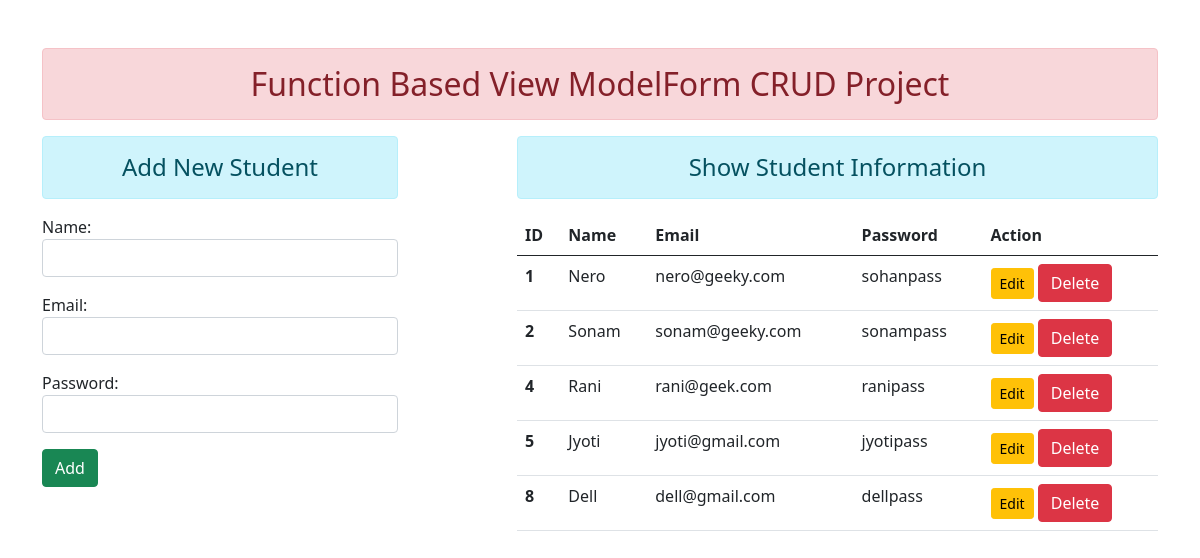
The page / on the database its author committed.
### enroll/models.py (models this page shows)
class User(models.Model):
    name = models.CharField(max_length=70)
    email = models.EmailField(max_length=100)
    password = models.CharField(max_length=100)

### enroll/views.py (the view)
# urls.py: path('',views.add_show, name="addandshow"),
def add_show(request):
    if request.method == 'POST':
      fm = StudentRegistration(request.POST)
      if fm.is_valid():
        nm = fm.cleaned_data['name']
        em = fm.cleaned_data['email']
        pw = fm.cleaned_data['password']
        reg = User(name=nm, email=em, password=pw)
        reg.save()
        fm = StudentRegistration()
    else:
        fm = StudentRegistration()
    stud = User.objects.all()
    return render(request, 'enroll/addandshow.html', {'form':fm, 'stu':stud})

### enroll/forms.py
class StudentRegistration(forms.ModelForm):
    class Meta:
        model = User
        fields = ['name','email','password']
        widgets = {
            'name': forms.TextInput(attrs={'class':'form-control'}),
            'email': forms.EmailInput(attrs={'class':'form-control'}),
            'password': forms.PasswordInput(render_value=True, attrs={'class':'form-control'}),
        }

### enroll/templates/enroll/addandshow.html (shortened to what this page needs)
{% extends 'enroll/base.html' %}
{% block content %}
<div class="row">
    <div class="col-sm-4">
       <h4 class="text-center alert alert-info">Add New Student</h4>
       <form action="" method="POST">
           {{form.as_p}}
           <input type="submit" class="btn btn-success" value="Add">
       </form>
     </div>
    <div class="col-sm-7 offset-1">
        <h4 class="text-center alert alert-info">Show Student Information</h4>
        {% if stu %}
         <table class="table table-hover">
           <thead>
             <tr>
                 <th scope="col">ID</th>
                 <th scope="col">Name</th>
                 <th scope="col">Email</th>
                 <th scope="col">Password</th>
                 <th scope="col">Action</th>
             </tr>
           </thead>
         <tbody>
            {% for st in stu %}
              <tr>
                 <th scope="row">{{st.id}}</th>
                 <td>{{st.name}}</td>
                 <td>{{st.email}}</td>
                 <td>{{st.password}}</td>
                  <td>
                      <a href="{% url 'updatedata' st.id %}" class="btn btn-warning btn-sm">Edit</a>
                      <form action="{% url 'deletedata' st.id %}" method="post" class="d-inline">
                          <input type="Submit" class="btn btn-danger" value="Delete">
                      </form>
                  </td>
              </tr>
            {% endfor %}
          </tbody>
         </table>
        {% else %}
          <h4 class="text-center alert alert-warning">No Records</h4>
        {% endif %}
    </div>
 </div>
{% endblock content %}

### enroll/templates/enroll/base.html (shortened to what this page needs)
<!DOCTYPE html>
{% load static %}
<html lang="en">
<head>
    <link rel="stylesheet" href="{% static 'enroll/css/bootstrap.css'%}">
</head>
<body>
<div class="container mt-5">
    <h2 class="text-center alert alert-danger">Function Based View ModelForm CRUD Project</h2>
    {% block content %} {% endblock content %}
</div>
</body>
</html>

### rows shown on the page
User: id "1", name "Nero", email "nero@geeky.com", password "sohanpass"
User: id "2", name "Sonam", email "sonam@geeky.com", password "sonampass"
User: id "4", name "Rani", email "rani@geek.com", password "ranipass"
User: id "5", name "Jyoti", email "jyoti@gmail.com", password "jyotipass"
User: id "8", name "Dell", email "dell@gmail.com", password "dellpass"
